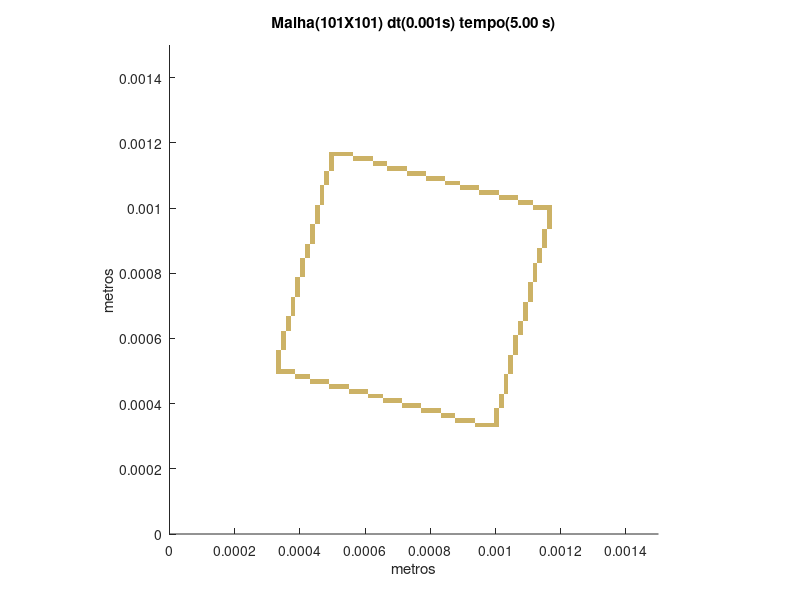

The MATLAB script that drew this image:
set (gca,'PlotBoxAspectRatio',[1 1 1],'Xlim',[0,0.0015],'Ylim',[0,0.0015])
hold on
title('Malha(101X101) dt(0.001s) tempo(5.00 s)')
hold on
ylabel('metros')
hold on
xlabel('metros')
hold on

fill([0.000935643564356436 0.000935643564356436 0.00095049504950495 0.00095049504950495],[0.000326732673267327 0.000341584158415842 0.000341584158415842 0.000326732673267327],[0.8,0.7,0.4],'LineStyle','none')

fill([0.00095049504950495 0.00095049504950495 0.000965346534653465 0.000965346534653465],[0.000326732673267327 0.000341584158415842 0.000341584158415842 0.000326732673267327],[0.8,0.7,0.4],'LineStyle','none')

fill([0.000965346534653465 0.000965346534653465 0.00098019801980198 0.00098019801980198],[0.000326732673267327 0.000341584158415842 0.000341584158415842 0.000326732673267327],[0.8,0.7,0.4],'LineStyle','none')

fill([0.00098019801980198 0.00098019801980198 0.000995049504950495 0.000995049504950495],[0.000326732673267327 0.000341584158415842 0.000341584158415842 0.000326732673267327],[0.8,0.7,0.4],'LineStyle','none')

fill([0.000995049504950495 0.000995049504950495 0.00100990099009901 0.00100990099009901],[0.000326732673267327 0.000341584158415842 0.000341584158415842 0.000326732673267327],[0.8,0.7,0.4],'LineStyle','none')

fill([0.000876237623762376 0.000876237623762376 0.000891089108910891 0.000891089108910891],[0.000341584158415842 0.000356435643564356 0.000356435643564356 0.000341584158415842],[0.8,0.7,0.4],'LineStyle','none')

fill([0.000891089108910891 0.000891089108910891 0.000905940594059406 0.000905940594059406],[0.000341584158415842 0.000356435643564356 0.000356435643564356 0.000341584158415842],[0.8,0.7,0.4],'LineStyle','none')

fill([0.000905940594059406 0.000905940594059406 0.000920792079207921 0.000920792079207921],[0.000341584158415842 0.000356435643564356 0.000356435643564356 0.000341584158415842],[0.8,0.7,0.4],'LineStyle','none')

fill([0.000920792079207921 0.000920792079207921 0.000935643564356436 0.000935643564356436],[0.000341584158415842 0.000356435643564356 0.000356435643564356 0.000341584158415842],[0.8,0.7,0.4],'LineStyle','none')

fill([0.000995049504950495 0.000995049504950495 0.00100990099009901 0.00100990099009901],[0.000341584158415842 0.000356435643564356 0.000356435643564356 0.000341584158415842],[0.8,0.7,0.4],'LineStyle','none')

fill([0.000831683168316832 0.000831683168316832 0.000846534653465347 0.000846534653465347],[0.000356435643564356 0.000371287128712871 0.000371287128712871 0.000356435643564356],[0.8,0.7,0.4],'LineStyle','none')

fill([0.000846534653465347 0.000846534653465347 0.000861386138613861 0.000861386138613861],[0.000356435643564356 0.000371287128712871 0.000371287128712871 0.000356435643564356],[0.8,0.7,0.4],'LineStyle','none')

fill([0.000861386138613861 0.000861386138613861 0.000876237623762376 0.000876237623762376],[0.000356435643564356 0.000371287128712871 0.000371287128712871 0.000356435643564356],[0.8,0.7,0.4],'LineStyle','none')

fill([0.000995049504950495 0.000995049504950495 0.00100990099009901 0.00100990099009901],[0.000356435643564356 0.000371287128712871 0.000371287128712871 0.000356435643564356],[0.8,0.7,0.4],'LineStyle','none')

fill([0.000772277227722772 0.000772277227722772 0.000787128712871287 0.000787128712871287],[0.000371287128712871 0.000386138613861386 0.000386138613861386 0.000371287128712871],[0.8,0.7,0.4],'LineStyle','none')

fill([0.000787128712871287 0.000787128712871287 0.000801980198019802 0.000801980198019802],[0.000371287128712871 0.000386138613861386 0.000386138613861386 0.000371287128712871],[0.8,0.7,0.4],'LineStyle','none')

fill([0.000801980198019802 0.000801980198019802 0.000816831683168317 0.000816831683168317],[0.000371287128712871 0.000386138613861386 0.000386138613861386 0.000371287128712871],[0.8,0.7,0.4],'LineStyle','none')

fill([0.000816831683168317 0.000816831683168317 0.000831683168316832 0.000831683168316832],[0.000371287128712871 0.000386138613861386 0.000386138613861386 0.000371287128712871],[0.8,0.7,0.4],'LineStyle','none')

fill([0.000995049504950495 0.000995049504950495 0.00100990099009901 0.00100990099009901],[0.000371287128712871 0.000386138613861386 0.000386138613861386 0.000371287128712871],[0.8,0.7,0.4],'LineStyle','none')

fill([0.000712871287128713 0.000712871287128713 0.000727722772277228 0.000727722772277228],[0.000386138613861386 0.000400990099009901 0.000400990099009901 0.000386138613861386],[0.8,0.7,0.4],'LineStyle','none')

fill([0.000727722772277228 0.000727722772277228 0.000742574257425743 0.000742574257425743],[0.000386138613861386 0.000400990099009901 0.000400990099009901 0.000386138613861386],[0.8,0.7,0.4],'LineStyle','none')

fill([0.000742574257425743 0.000742574257425743 0.000757425742574257 0.000757425742574257],[0.000386138613861386 0.000400990099009901 0.000400990099009901 0.000386138613861386],[0.8,0.7,0.4],'LineStyle','none')

fill([0.000757425742574257 0.000757425742574257 0.000772277227722772 0.000772277227722772],[0.000386138613861386 0.000400990099009901 0.000400990099009901 0.000386138613861386],[0.8,0.7,0.4],'LineStyle','none')

fill([0.00100990099009901 0.00100990099009901 0.00102475247524752 0.00102475247524752],[0.000386138613861386 0.000400990099009901 0.000400990099009901 0.000386138613861386],[0.8,0.7,0.4],'LineStyle','none')

fill([0.000653465346534653 0.000653465346534653 0.000668316831683168 0.000668316831683168],[0.000400990099009901 0.000415841584158416 0.000415841584158416 0.000400990099009901],[0.8,0.7,0.4],'LineStyle','none')

fill([0.000668316831683168 0.000668316831683168 0.000683168316831683 0.000683168316831683],[0.000400990099009901 0.000415841584158416 0.000415841584158416 0.000400990099009901],[0.8,0.7,0.4],'LineStyle','none')

fill([0.000683168316831683 0.000683168316831683 0.000698019801980198 0.000698019801980198],[0.000400990099009901 0.000415841584158416 0.000415841584158416 0.000400990099009901],[0.8,0.7,0.4],'LineStyle','none')

fill([0.000698019801980198 0.000698019801980198 0.000712871287128713 0.000712871287128713],[0.000400990099009901 0.000415841584158416 0.000415841584158416 0.000400990099009901],[0.8,0.7,0.4],'LineStyle','none')

fill([0.00100990099009901 0.00100990099009901 0.00102475247524752 0.00102475247524752],[0.000400990099009901 0.000415841584158416 0.000415841584158416 0.000400990099009901],[0.8,0.7,0.4],'LineStyle','none')

fill([0.000608910891089109 0.000608910891089109 0.000623762376237624 0.000623762376237624],[0.000415841584158416 0.000430693069306931 0.000430693069306931 0.000415841584158416],[0.8,0.7,0.4],'LineStyle','none')

fill([0.000623762376237624 0.000623762376237624 0.000638613861386139 0.000638613861386139],[0.000415841584158416 0.000430693069306931 0.000430693069306931 0.000415841584158416],[0.8,0.7,0.4],'LineStyle','none')

fill([0.000638613861386139 0.000638613861386139 0.000653465346534653 0.000653465346534653],[0.000415841584158416 0.000430693069306931 0.000430693069306931 0.000415841584158416],[0.8,0.7,0.4],'LineStyle','none')

fill([0.00100990099009901 0.00100990099009901 0.00102475247524752 0.00102475247524752],[0.000415841584158416 0.000430693069306931 0.000430693069306931 0.000415841584158416],[0.8,0.7,0.4],'LineStyle','none')

fill([0.000549504950495049 0.000549504950495049 0.000564356435643564 0.000564356435643564],[0.000430693069306931 0.000445544554455446 0.000445544554455446 0.000430693069306931],[0.8,0.7,0.4],'LineStyle','none')

fill([0.000564356435643564 0.000564356435643564 0.000579207920792079 0.000579207920792079],[0.000430693069306931 0.000445544554455446 0.000445544554455446 0.000430693069306931],[0.8,0.7,0.4],'LineStyle','none')

fill([0.000579207920792079 0.000579207920792079 0.000594059405940594 0.000594059405940594],[0.000430693069306931 0.000445544554455446 0.000445544554455446 0.000430693069306931],[0.8,0.7,0.4],'LineStyle','none')

fill([0.000594059405940594 0.000594059405940594 0.000608910891089109 0.000608910891089109],[0.000430693069306931 0.000445544554455446 0.000445544554455446 0.000430693069306931],[0.8,0.7,0.4],'LineStyle','none')

fill([0.00102475247524752 0.00102475247524752 0.00103960396039604 0.00103960396039604],[0.000430693069306931 0.000445544554455446 0.000445544554455446 0.000430693069306931],[0.8,0.7,0.4],'LineStyle','none')

fill([0.00049009900990099 0.00049009900990099 0.000504950495049505 0.000504950495049505],[0.000445544554455446 0.00046039603960396 0.00046039603960396 0.000445544554455446],[0.8,0.7,0.4],'LineStyle','none')

fill([0.000504950495049505 0.000504950495049505 0.00051980198019802 0.00051980198019802],[0.000445544554455446 0.00046039603960396 0.00046039603960396 0.000445544554455446],[0.8,0.7,0.4],'LineStyle','none')

fill([0.00051980198019802 0.00051980198019802 0.000534653465346535 0.000534653465346535],[0.000445544554455446 0.00046039603960396 0.00046039603960396 0.000445544554455446],[0.8,0.7,0.4],'LineStyle','none')

fill([0.000534653465346535 0.000534653465346535 0.000549504950495049 0.000549504950495049],[0.000445544554455446 0.00046039603960396 0.00046039603960396 0.000445544554455446],[0.8,0.7,0.4],'LineStyle','none')

fill([0.00102475247524752 0.00102475247524752 0.00103960396039604 0.00103960396039604],[0.000445544554455446 0.00046039603960396 0.00046039603960396 0.000445544554455446],[0.8,0.7,0.4],'LineStyle','none')

fill([0.000430693069306931 0.000430693069306931 0.000445544554455446 0.000445544554455446],[0.00046039603960396 0.000475247524752475 0.000475247524752475 0.00046039603960396],[0.8,0.7,0.4],'LineStyle','none')

fill([0.000445544554455446 0.000445544554455446 0.00046039603960396 0.00046039603960396],[0.00046039603960396 0.000475247524752475 0.000475247524752475 0.00046039603960396],[0.8,0.7,0.4],'LineStyle','none')

fill([0.00046039603960396 0.00046039603960396 0.000475247524752475 0.000475247524752475],[0.00046039603960396 0.000475247524752475 0.000475247524752475 0.00046039603960396],[0.8,0.7,0.4],'LineStyle','none')

fill([0.000475247524752475 0.000475247524752475 0.00049009900990099 0.00049009900990099],[0.00046039603960396 0.000475247524752475 0.000475247524752475 0.00046039603960396],[0.8,0.7,0.4],'LineStyle','none')

fill([0.00102475247524752 0.00102475247524752 0.00103960396039604 0.00103960396039604],[0.00046039603960396 0.000475247524752475 0.000475247524752475 0.00046039603960396],[0.8,0.7,0.4],'LineStyle','none')

fill([0.000386138613861386 0.000386138613861386 0.000400990099009901 0.000400990099009901],[0.000475247524752475 0.00049009900990099 0.00049009900990099 0.000475247524752475],[0.8,0.7,0.4],'LineStyle','none')

fill([0.000400990099009901 0.000400990099009901 0.000415841584158416 0.000415841584158416],[0.000475247524752475 0.00049009900990099 0.00049009900990099 0.000475247524752475],[0.8,0.7,0.4],'LineStyle','none')

fill([0.000415841584158416 0.000415841584158416 0.000430693069306931 0.000430693069306931],[0.000475247524752475 0.00049009900990099 0.00049009900990099 0.000475247524752475],[0.8,0.7,0.4],'LineStyle','none')

fill([0.00102475247524752 0.00102475247524752 0.00103960396039604 0.00103960396039604],[0.000475247524752475 0.00049009900990099 0.00049009900990099 0.000475247524752475],[0.8,0.7,0.4],'LineStyle','none')

fill([0.000326732673267327 0.000326732673267327 0.000341584158415842 0.000341584158415842],[0.00049009900990099 0.000504950495049505 0.000504950495049505 0.00049009900990099],[0.8,0.7,0.4],'LineStyle','none')

fill([0.000341584158415842 0.000341584158415842 0.000356435643564356 0.000356435643564356],[0.00049009900990099 0.000504950495049505 0.000504950495049505 0.00049009900990099],[0.8,0.7,0.4],'LineStyle','none')

fill([0.000356435643564356 0.000356435643564356 0.000371287128712871 0.000371287128712871],[0.00049009900990099 0.000504950495049505 0.000504950495049505 0.00049009900990099],[0.8,0.7,0.4],'LineStyle','none')

fill([0.000371287128712871 0.000371287128712871 0.000386138613861386 0.000386138613861386],[0.00049009900990099 0.000504950495049505 0.000504950495049505 0.00049009900990099],[0.8,0.7,0.4],'LineStyle','none')

fill([0.00103960396039604 0.00103960396039604 0.00105445544554455 0.00105445544554455],[0.00049009900990099 0.000504950495049505 0.000504950495049505 0.00049009900990099],[0.8,0.7,0.4],'LineStyle','none')

fill([0.000326732673267327 0.000326732673267327 0.000341584158415842 0.000341584158415842],[0.000504950495049505 0.00051980198019802 0.00051980198019802 0.000504950495049505],[0.8,0.7,0.4],'LineStyle','none')

fill([0.00103960396039604 0.00103960396039604 0.00105445544554455 0.00105445544554455],[0.000504950495049505 0.00051980198019802 0.00051980198019802 0.000504950495049505],[0.8,0.7,0.4],'LineStyle','none')

fill([0.000326732673267327 0.000326732673267327 0.000341584158415842 0.000341584158415842],[0.00051980198019802 0.000534653465346535 0.000534653465346535 0.00051980198019802],[0.8,0.7,0.4],'LineStyle','none')

fill([0.00103960396039604 0.00103960396039604 0.00105445544554455 0.00105445544554455],[0.00051980198019802 0.000534653465346535 0.000534653465346535 0.00051980198019802],[0.8,0.7,0.4],'LineStyle','none')

fill([0.000326732673267327 0.000326732673267327 0.000341584158415842 0.000341584158415842],[0.000534653465346535 0.000549504950495049 0.000549504950495049 0.000534653465346535],[0.8,0.7,0.4],'LineStyle','none')

fill([0.00103960396039604 0.00103960396039604 0.00105445544554455 0.00105445544554455],[0.000534653465346535 0.000549504950495049 0.000549504950495049 0.000534653465346535],[0.8,0.7,0.4],'LineStyle','none')

fill([0.000326732673267327 0.000326732673267327 0.000341584158415842 0.000341584158415842],[0.000549504950495049 0.000564356435643564 0.000564356435643564 0.000549504950495049],[0.8,0.7,0.4],'LineStyle','none')

fill([0.00105445544554455 0.00105445544554455 0.00106930693069307 0.00106930693069307],[0.000549504950495049 0.000564356435643564 0.000564356435643564 0.000549504950495049],[0.8,0.7,0.4],'LineStyle','none')

fill([0.000341584158415842 0.000341584158415842 0.000356435643564356 0.000356435643564356],[0.000564356435643564 0.000579207920792079 0.000579207920792079 0.000564356435643564],[0.8,0.7,0.4],'LineStyle','none')

fill([0.00105445544554455 0.00105445544554455 0.00106930693069307 0.00106930693069307],[0.000564356435643564 0.000579207920792079 0.000579207920792079 0.000564356435643564],[0.8,0.7,0.4],'LineStyle','none')

fill([0.000341584158415842 0.000341584158415842 0.000356435643564356 0.000356435643564356],[0.000579207920792079 0.000594059405940594 0.000594059405940594 0.000579207920792079],[0.8,0.7,0.4],'LineStyle','none')

fill([0.00105445544554455 0.00105445544554455 0.00106930693069307 0.00106930693069307],[0.000579207920792079 0.000594059405940594 0.000594059405940594 0.000579207920792079],[0.8,0.7,0.4],'LineStyle','none')

fill([0.000341584158415842 0.000341584158415842 0.000356435643564356 0.000356435643564356],[0.000594059405940594 0.000608910891089109 0.000608910891089109 0.000594059405940594],[0.8,0.7,0.4],'LineStyle','none')

fill([0.00105445544554455 0.00105445544554455 0.00106930693069307 0.00106930693069307],[0.000594059405940594 0.000608910891089109 0.000608910891089109 0.000594059405940594],[0.8,0.7,0.4],'LineStyle','none')

fill([0.000341584158415842 0.000341584158415842 0.000356435643564356 0.000356435643564356],[0.000608910891089109 0.000623762376237624 0.000623762376237624 0.000608910891089109],[0.8,0.7,0.4],'LineStyle','none')

fill([0.00106930693069307 0.00106930693069307 0.00108415841584158 0.00108415841584158],[0.000608910891089109 0.000623762376237624 0.000623762376237624 0.000608910891089109],[0.8,0.7,0.4],'LineStyle','none')

fill([0.000356435643564356 0.000356435643564356 0.000371287128712871 0.000371287128712871],[0.000623762376237624 0.000638613861386139 0.000638613861386139 0.000623762376237624],[0.8,0.7,0.4],'LineStyle','none')

fill([0.00106930693069307 0.00106930693069307 0.00108415841584158 0.00108415841584158],[0.000623762376237624 0.000638613861386139 0.000638613861386139 0.000623762376237624],[0.8,0.7,0.4],'LineStyle','none')

fill([0.000356435643564356 0.000356435643564356 0.000371287128712871 0.000371287128712871],[0.000638613861386139 0.000653465346534653 0.000653465346534653 0.000638613861386139],[0.8,0.7,0.4],'LineStyle','none')

fill([0.00106930693069307 0.00106930693069307 0.00108415841584158 0.00108415841584158],[0.000638613861386139 0.000653465346534653 0.000653465346534653 0.000638613861386139],[0.8,0.7,0.4],'LineStyle','none')

fill([0.000356435643564356 0.000356435643564356 0.000371287128712871 0.000371287128712871],[0.000653465346534653 0.000668316831683168 0.000668316831683168 0.000653465346534653],[0.8,0.7,0.4],'LineStyle','none')

fill([0.00108415841584158 0.00108415841584158 0.0010990099009901 0.0010990099009901],[0.000653465346534653 0.000668316831683168 0.000668316831683168 0.000653465346534653],[0.8,0.7,0.4],'LineStyle','none')

fill([0.000371287128712871 0.000371287128712871 0.000386138613861386 0.000386138613861386],[0.000668316831683168 0.000683168316831683 0.000683168316831683 0.000668316831683168],[0.8,0.7,0.4],'LineStyle','none')

fill([0.00108415841584158 0.00108415841584158 0.0010990099009901 0.0010990099009901],[0.000668316831683168 0.000683168316831683 0.000683168316831683 0.000668316831683168],[0.8,0.7,0.4],'LineStyle','none')

fill([0.000371287128712871 0.000371287128712871 0.000386138613861386 0.000386138613861386],[0.000683168316831683 0.000698019801980198 0.000698019801980198 0.000683168316831683],[0.8,0.7,0.4],'LineStyle','none')

fill([0.00108415841584158 0.00108415841584158 0.0010990099009901 0.0010990099009901],[0.000683168316831683 0.000698019801980198 0.000698019801980198 0.000683168316831683],[0.8,0.7,0.4],'LineStyle','none')

fill([0.000371287128712871 0.000371287128712871 0.000386138613861386 0.000386138613861386],[0.000698019801980198 0.000712871287128713 0.000712871287128713 0.000698019801980198],[0.8,0.7,0.4],'LineStyle','none')

fill([0.00108415841584158 0.00108415841584158 0.0010990099009901 0.0010990099009901],[0.000698019801980198 0.000712871287128713 0.000712871287128713 0.000698019801980198],[0.8,0.7,0.4],'LineStyle','none')

fill([0.000371287128712871 0.000371287128712871 0.000386138613861386 0.000386138613861386],[0.000712871287128713 0.000727722772277228 0.000727722772277228 0.000712871287128713],[0.8,0.7,0.4],'LineStyle','none')

fill([0.0010990099009901 0.0010990099009901 0.00111386138613861 0.00111386138613861],[0.000712871287128713 0.000727722772277228 0.000727722772277228 0.000712871287128713],[0.8,0.7,0.4],'LineStyle','none')

fill([0.000386138613861386 0.000386138613861386 0.000400990099009901 0.000400990099009901],[0.000727722772277228 0.000742574257425743 0.000742574257425743 0.000727722772277228],[0.8,0.7,0.4],'LineStyle','none')

fill([0.0010990099009901 0.0010990099009901 0.00111386138613861 0.00111386138613861],[0.000727722772277228 0.000742574257425743 0.000742574257425743 0.000727722772277228],[0.8,0.7,0.4],'LineStyle','none')

fill([0.000386138613861386 0.000386138613861386 0.000400990099009901 0.000400990099009901],[0.000742574257425743 0.000757425742574257 0.000757425742574257 0.000742574257425743],[0.8,0.7,0.4],'LineStyle','none')

fill([0.0010990099009901 0.0010990099009901 0.00111386138613861 0.00111386138613861],[0.000742574257425743 0.000757425742574257 0.000757425742574257 0.000742574257425743],[0.8,0.7,0.4],'LineStyle','none')

fill([0.000386138613861386 0.000386138613861386 0.000400990099009901 0.000400990099009901],[0.000757425742574257 0.000772277227722772 0.000772277227722772 0.000757425742574257],[0.8,0.7,0.4],'LineStyle','none')

fill([0.0010990099009901 0.0010990099009901 0.00111386138613861 0.00111386138613861],[0.000757425742574257 0.000772277227722772 0.000772277227722772 0.000757425742574257],[0.8,0.7,0.4],'LineStyle','none')

fill([0.000386138613861386 0.000386138613861386 0.000400990099009901 0.000400990099009901],[0.000772277227722772 0.000787128712871287 0.000787128712871287 0.000772277227722772],[0.8,0.7,0.4],'LineStyle','none')

fill([0.00111386138613861 0.00111386138613861 0.00112871287128713 0.00112871287128713],[0.000772277227722772 0.000787128712871287 0.000787128712871287 0.000772277227722772],[0.8,0.7,0.4],'LineStyle','none')

fill([0.000400990099009901 0.000400990099009901 0.000415841584158416 0.000415841584158416],[0.000787128712871287 0.000801980198019802 0.000801980198019802 0.000787128712871287],[0.8,0.7,0.4],'LineStyle','none')

fill([0.00111386138613861 0.00111386138613861 0.00112871287128713 0.00112871287128713],[0.000787128712871287 0.000801980198019802 0.000801980198019802 0.000787128712871287],[0.8,0.7,0.4],'LineStyle','none')

fill([0.000400990099009901 0.000400990099009901 0.000415841584158416 0.000415841584158416],[0.000801980198019802 0.000816831683168317 0.000816831683168317 0.000801980198019802],[0.8,0.7,0.4],'LineStyle','none')

fill([0.00111386138613861 0.00111386138613861 0.00112871287128713 0.00112871287128713],[0.000801980198019802 0.000816831683168317 0.000816831683168317 0.000801980198019802],[0.8,0.7,0.4],'LineStyle','none')

fill([0.000400990099009901 0.000400990099009901 0.000415841584158416 0.000415841584158416],[0.000816831683168317 0.000831683168316832 0.000831683168316832 0.000816831683168317],[0.8,0.7,0.4],'LineStyle','none')

fill([0.00111386138613861 0.00111386138613861 0.00112871287128713 0.00112871287128713],[0.000816831683168317 0.000831683168316832 0.000831683168316832 0.000816831683168317],[0.8,0.7,0.4],'LineStyle','none')

fill([0.000400990099009901 0.000400990099009901 0.000415841584158416 0.000415841584158416],[0.000831683168316832 0.000846534653465347 0.000846534653465347 0.000831683168316832],[0.8,0.7,0.4],'LineStyle','none')

fill([0.00112871287128713 0.00112871287128713 0.00114356435643564 0.00114356435643564],[0.000831683168316832 0.000846534653465347 0.000846534653465347 0.000831683168316832],[0.8,0.7,0.4],'LineStyle','none')

fill([0.000415841584158416 0.000415841584158416 0.000430693069306931 0.000430693069306931],[0.000846534653465347 0.000861386138613861 0.000861386138613861 0.000846534653465347],[0.8,0.7,0.4],'LineStyle','none')

fill([0.00112871287128713 0.00112871287128713 0.00114356435643564 0.00114356435643564],[0.000846534653465347 0.000861386138613861 0.000861386138613861 0.000846534653465347],[0.8,0.7,0.4],'LineStyle','none')

fill([0.000415841584158416 0.000415841584158416 0.000430693069306931 0.000430693069306931],[0.000861386138613861 0.000876237623762376 0.000876237623762376 0.000861386138613861],[0.8,0.7,0.4],'LineStyle','none')

fill([0.00112871287128713 0.00112871287128713 0.00114356435643564 0.00114356435643564],[0.000861386138613861 0.000876237623762376 0.000876237623762376 0.000861386138613861],[0.8,0.7,0.4],'LineStyle','none')

fill([0.000415841584158416 0.000415841584158416 0.000430693069306931 0.000430693069306931],[0.000876237623762376 0.000891089108910891 0.000891089108910891 0.000876237623762376],[0.8,0.7,0.4],'LineStyle','none')

fill([0.00114356435643564 0.00114356435643564 0.00115841584158416 0.00115841584158416],[0.000876237623762376 0.000891089108910891 0.000891089108910891 0.000876237623762376],[0.8,0.7,0.4],'LineStyle','none')

fill([0.000430693069306931 0.000430693069306931 0.000445544554455446 0.000445544554455446],[0.000891089108910891 0.000905940594059406 0.000905940594059406 0.000891089108910891],[0.8,0.7,0.4],'LineStyle','none')

fill([0.00114356435643564 0.00114356435643564 0.00115841584158416 0.00115841584158416],[0.000891089108910891 0.000905940594059406 0.000905940594059406 0.000891089108910891],[0.8,0.7,0.4],'LineStyle','none')

fill([0.000430693069306931 0.000430693069306931 0.000445544554455446 0.000445544554455446],[0.000905940594059406 0.000920792079207921 0.000920792079207921 0.000905940594059406],[0.8,0.7,0.4],'LineStyle','none')

fill([0.00114356435643564 0.00114356435643564 0.00115841584158416 0.00115841584158416],[0.000905940594059406 0.000920792079207921 0.000920792079207921 0.000905940594059406],[0.8,0.7,0.4],'LineStyle','none')

fill([0.000430693069306931 0.000430693069306931 0.000445544554455446 0.000445544554455446],[0.000920792079207921 0.000935643564356436 0.000935643564356436 0.000920792079207921],[0.8,0.7,0.4],'LineStyle','none')

fill([0.00114356435643564 0.00114356435643564 0.00115841584158416 0.00115841584158416],[0.000920792079207921 0.000935643564356436 0.000935643564356436 0.000920792079207921],[0.8,0.7,0.4],'LineStyle','none')

fill([0.000430693069306931 0.000430693069306931 0.000445544554455446 0.000445544554455446],[0.000935643564356436 0.00095049504950495 0.00095049504950495 0.000935643564356436],[0.8,0.7,0.4],'LineStyle','none')

fill([0.00115841584158416 0.00115841584158416 0.00117326732673267 0.00117326732673267],[0.000935643564356436 0.00095049504950495 0.00095049504950495 0.000935643564356436],[0.8,0.7,0.4],'LineStyle','none')

fill([0.000445544554455446 0.000445544554455446 0.00046039603960396 0.00046039603960396],[0.00095049504950495 0.000965346534653465 0.000965346534653465 0.00095049504950495],[0.8,0.7,0.4],'LineStyle','none')

fill([0.00115841584158416 0.00115841584158416 0.00117326732673267 0.00117326732673267],[0.00095049504950495 0.000965346534653465 0.000965346534653465 0.00095049504950495],[0.8,0.7,0.4],'LineStyle','none')

fill([0.000445544554455446 0.000445544554455446 0.00046039603960396 0.00046039603960396],[0.000965346534653465 0.00098019801980198 0.00098019801980198 0.000965346534653465],[0.8,0.7,0.4],'LineStyle','none')

fill([0.00115841584158416 0.00115841584158416 0.00117326732673267 0.00117326732673267],[0.000965346534653465 0.00098019801980198 0.00098019801980198 0.000965346534653465],[0.8,0.7,0.4],'LineStyle','none')

fill([0.000445544554455446 0.000445544554455446 0.00046039603960396 0.00046039603960396],[0.00098019801980198 0.000995049504950495 0.000995049504950495 0.00098019801980198],[0.8,0.7,0.4],'LineStyle','none')

fill([0.00115841584158416 0.00115841584158416 0.00117326732673267 0.00117326732673267],[0.00098019801980198 0.000995049504950495 0.000995049504950495 0.00098019801980198],[0.8,0.7,0.4],'LineStyle','none')

fill([0.000445544554455446 0.000445544554455446 0.00046039603960396 0.00046039603960396],[0.000995049504950495 0.00100990099009901 0.00100990099009901 0.000995049504950495],[0.8,0.7,0.4],'LineStyle','none')

fill([0.00111386138613861 0.00111386138613861 0.00112871287128713 0.00112871287128713],[0.000995049504950495 0.00100990099009901 0.00100990099009901 0.000995049504950495],[0.8,0.7,0.4],'LineStyle','none')

fill([0.00112871287128713 0.00112871287128713 0.00114356435643564 0.00114356435643564],[0.000995049504950495 0.00100990099009901 0.00100990099009901 0.000995049504950495],[0.8,0.7,0.4],'LineStyle','none')

fill([0.00114356435643564 0.00114356435643564 0.00115841584158416 0.00115841584158416],[0.000995049504950495 0.00100990099009901 0.00100990099009901 0.000995049504950495],[0.8,0.7,0.4],'LineStyle','none')

fill([0.00115841584158416 0.00115841584158416 0.00117326732673267 0.00117326732673267],[0.000995049504950495 0.00100990099009901 0.00100990099009901 0.000995049504950495],[0.8,0.7,0.4],'LineStyle','none')

fill([0.00046039603960396 0.00046039603960396 0.000475247524752475 0.000475247524752475],[0.00100990099009901 0.00102475247524752 0.00102475247524752 0.00100990099009901],[0.8,0.7,0.4],'LineStyle','none')

fill([0.00106930693069307 0.00106930693069307 0.00108415841584158 0.00108415841584158],[0.00100990099009901 0.00102475247524752 0.00102475247524752 0.00100990099009901],[0.8,0.7,0.4],'LineStyle','none')

fill([0.00108415841584158 0.00108415841584158 0.0010990099009901 0.0010990099009901],[0.00100990099009901 0.00102475247524752 0.00102475247524752 0.00100990099009901],[0.8,0.7,0.4],'LineStyle','none')

fill([0.0010990099009901 0.0010990099009901 0.00111386138613861 0.00111386138613861],[0.00100990099009901 0.00102475247524752 0.00102475247524752 0.00100990099009901],[0.8,0.7,0.4],'LineStyle','none')

fill([0.00046039603960396 0.00046039603960396 0.000475247524752475 0.000475247524752475],[0.00102475247524752 0.00103960396039604 0.00103960396039604 0.00102475247524752],[0.8,0.7,0.4],'LineStyle','none')

fill([0.00100990099009901 0.00100990099009901 0.00102475247524752 0.00102475247524752],[0.00102475247524752 0.00103960396039604 0.00103960396039604 0.00102475247524752],[0.8,0.7,0.4],'LineStyle','none')

fill([0.00102475247524752 0.00102475247524752 0.00103960396039604 0.00103960396039604],[0.00102475247524752 0.00103960396039604 0.00103960396039604 0.00102475247524752],[0.8,0.7,0.4],'LineStyle','none')

fill([0.00103960396039604 0.00103960396039604 0.00105445544554455 0.00105445544554455],[0.00102475247524752 0.00103960396039604 0.00103960396039604 0.00102475247524752],[0.8,0.7,0.4],'LineStyle','none')

fill([0.00105445544554455 0.00105445544554455 0.00106930693069307 0.00106930693069307],[0.00102475247524752 0.00103960396039604 0.00103960396039604 0.00102475247524752],[0.8,0.7,0.4],'LineStyle','none')

fill([0.00046039603960396 0.00046039603960396 0.000475247524752475 0.000475247524752475],[0.00103960396039604 0.00105445544554455 0.00105445544554455 0.00103960396039604],[0.8,0.7,0.4],'LineStyle','none')

fill([0.00095049504950495 0.00095049504950495 0.000965346534653465 0.000965346534653465],[0.00103960396039604 0.00105445544554455 0.00105445544554455 0.00103960396039604],[0.8,0.7,0.4],'LineStyle','none')

fill([0.000965346534653465 0.000965346534653465 0.00098019801980198 0.00098019801980198],[0.00103960396039604 0.00105445544554455 0.00105445544554455 0.00103960396039604],[0.8,0.7,0.4],'LineStyle','none')

fill([0.00098019801980198 0.00098019801980198 0.000995049504950495 0.000995049504950495],[0.00103960396039604 0.00105445544554455 0.00105445544554455 0.00103960396039604],[0.8,0.7,0.4],'LineStyle','none')

fill([0.000995049504950495 0.000995049504950495 0.00100990099009901 0.00100990099009901],[0.00103960396039604 0.00105445544554455 0.00105445544554455 0.00103960396039604],[0.8,0.7,0.4],'LineStyle','none')

fill([0.00046039603960396 0.00046039603960396 0.000475247524752475 0.000475247524752475],[0.00105445544554455 0.00106930693069307 0.00106930693069307 0.00105445544554455],[0.8,0.7,0.4],'LineStyle','none')

fill([0.000891089108910891 0.000891089108910891 0.000905940594059406 0.000905940594059406],[0.00105445544554455 0.00106930693069307 0.00106930693069307 0.00105445544554455],[0.8,0.7,0.4],'LineStyle','none')

fill([0.000905940594059406 0.000905940594059406 0.000920792079207921 0.000920792079207921],[0.00105445544554455 0.00106930693069307 0.00106930693069307 0.00105445544554455],[0.8,0.7,0.4],'LineStyle','none')

fill([0.000920792079207921 0.000920792079207921 0.000935643564356436 0.000935643564356436],[0.00105445544554455 0.00106930693069307 0.00106930693069307 0.00105445544554455],[0.8,0.7,0.4],'LineStyle','none')

fill([0.000935643564356436 0.000935643564356436 0.00095049504950495 0.00095049504950495],[0.00105445544554455 0.00106930693069307 0.00106930693069307 0.00105445544554455],[0.8,0.7,0.4],'LineStyle','none')

fill([0.000475247524752475 0.000475247524752475 0.00049009900990099 0.00049009900990099],[0.00106930693069307 0.00108415841584158 0.00108415841584158 0.00106930693069307],[0.8,0.7,0.4],'LineStyle','none')

fill([0.000846534653465347 0.000846534653465347 0.000861386138613861 0.000861386138613861],[0.00106930693069307 0.00108415841584158 0.00108415841584158 0.00106930693069307],[0.8,0.7,0.4],'LineStyle','none')

fill([0.000861386138613861 0.000861386138613861 0.000876237623762376 0.000876237623762376],[0.00106930693069307 0.00108415841584158 0.00108415841584158 0.00106930693069307],[0.8,0.7,0.4],'LineStyle','none')

fill([0.000876237623762376 0.000876237623762376 0.000891089108910891 0.000891089108910891],[0.00106930693069307 0.00108415841584158 0.00108415841584158 0.00106930693069307],[0.8,0.7,0.4],'LineStyle','none')

fill([0.000475247524752475 0.000475247524752475 0.00049009900990099 0.00049009900990099],[0.00108415841584158 0.0010990099009901 0.0010990099009901 0.00108415841584158],[0.8,0.7,0.4],'LineStyle','none')

fill([0.000787128712871287 0.000787128712871287 0.000801980198019802 0.000801980198019802],[0.00108415841584158 0.0010990099009901 0.0010990099009901 0.00108415841584158],[0.8,0.7,0.4],'LineStyle','none')

fill([0.000801980198019802 0.000801980198019802 0.000816831683168317 0.000816831683168317],[0.00108415841584158 0.0010990099009901 0.0010990099009901 0.00108415841584158],[0.8,0.7,0.4],'LineStyle','none')

fill([0.000816831683168317 0.000816831683168317 0.000831683168316832 0.000831683168316832],[0.00108415841584158 0.0010990099009901 0.0010990099009901 0.00108415841584158],[0.8,0.7,0.4],'LineStyle','none')

fill([0.000831683168316832 0.000831683168316832 0.000846534653465347 0.000846534653465347],[0.00108415841584158 0.0010990099009901 0.0010990099009901 0.00108415841584158],[0.8,0.7,0.4],'LineStyle','none')

fill([0.000475247524752475 0.000475247524752475 0.00049009900990099 0.00049009900990099],[0.0010990099009901 0.00111386138613861 0.00111386138613861 0.0010990099009901],[0.8,0.7,0.4],'LineStyle','none')

fill([0.000727722772277228 0.000727722772277228 0.000742574257425743 0.000742574257425743],[0.0010990099009901 0.00111386138613861 0.00111386138613861 0.0010990099009901],[0.8,0.7,0.4],'LineStyle','none')

fill([0.000742574257425743 0.000742574257425743 0.000757425742574257 0.000757425742574257],[0.0010990099009901 0.00111386138613861 0.00111386138613861 0.0010990099009901],[0.8,0.7,0.4],'LineStyle','none')

fill([0.000757425742574257 0.000757425742574257 0.000772277227722772 0.000772277227722772],[0.0010990099009901 0.00111386138613861 0.00111386138613861 0.0010990099009901],[0.8,0.7,0.4],'LineStyle','none')

fill([0.000772277227722772 0.000772277227722772 0.000787128712871287 0.000787128712871287],[0.0010990099009901 0.00111386138613861 0.00111386138613861 0.0010990099009901],[0.8,0.7,0.4],'LineStyle','none')

fill([0.00049009900990099 0.00049009900990099 0.000504950495049505 0.000504950495049505],[0.00111386138613861 0.00112871287128713 0.00112871287128713 0.00111386138613861],[0.8,0.7,0.4],'LineStyle','none')

fill([0.000668316831683168 0.000668316831683168 0.000683168316831683 0.000683168316831683],[0.00111386138613861 0.00112871287128713 0.00112871287128713 0.00111386138613861],[0.8,0.7,0.4],'LineStyle','none')

fill([0.000683168316831683 0.000683168316831683 0.000698019801980198 0.000698019801980198],[0.00111386138613861 0.00112871287128713 0.00112871287128713 0.00111386138613861],[0.8,0.7,0.4],'LineStyle','none')

fill([0.000698019801980198 0.000698019801980198 0.000712871287128713 0.000712871287128713],[0.00111386138613861 0.00112871287128713 0.00112871287128713 0.00111386138613861],[0.8,0.7,0.4],'LineStyle','none')

fill([0.000712871287128713 0.000712871287128713 0.000727722772277228 0.000727722772277228],[0.00111386138613861 0.00112871287128713 0.00112871287128713 0.00111386138613861],[0.8,0.7,0.4],'LineStyle','none')

fill([0.00049009900990099 0.00049009900990099 0.000504950495049505 0.000504950495049505],[0.00112871287128713 0.00114356435643564 0.00114356435643564 0.00112871287128713],[0.8,0.7,0.4],'LineStyle','none')

fill([0.000623762376237624 0.000623762376237624 0.000638613861386139 0.000638613861386139],[0.00112871287128713 0.00114356435643564 0.00114356435643564 0.00112871287128713],[0.8,0.7,0.4],'LineStyle','none')

fill([0.000638613861386139 0.000638613861386139 0.000653465346534653 0.000653465346534653],[0.00112871287128713 0.00114356435643564 0.00114356435643564 0.00112871287128713],[0.8,0.7,0.4],'LineStyle','none')

fill([0.000653465346534653 0.000653465346534653 0.000668316831683168 0.000668316831683168],[0.00112871287128713 0.00114356435643564 0.00114356435643564 0.00112871287128713],[0.8,0.7,0.4],'LineStyle','none')

fill([0.00049009900990099 0.00049009900990099 0.000504950495049505 0.000504950495049505],[0.00114356435643564 0.00115841584158416 0.00115841584158416 0.00114356435643564],[0.8,0.7,0.4],'LineStyle','none')

fill([0.000564356435643564 0.000564356435643564 0.000579207920792079 0.000579207920792079],[0.00114356435643564 0.00115841584158416 0.00115841584158416 0.00114356435643564],[0.8,0.7,0.4],'LineStyle','none')

fill([0.000579207920792079 0.000579207920792079 0.000594059405940594 0.000594059405940594],[0.00114356435643564 0.00115841584158416 0.00115841584158416 0.00114356435643564],[0.8,0.7,0.4],'LineStyle','none')

fill([0.000594059405940594 0.000594059405940594 0.000608910891089109 0.000608910891089109],[0.00114356435643564 0.00115841584158416 0.00115841584158416 0.00114356435643564],[0.8,0.7,0.4],'LineStyle','none')

fill([0.000608910891089109 0.000608910891089109 0.000623762376237624 0.000623762376237624],[0.00114356435643564 0.00115841584158416 0.00115841584158416 0.00114356435643564],[0.8,0.7,0.4],'LineStyle','none')

fill([0.00049009900990099 0.00049009900990099 0.000504950495049505 0.000504950495049505],[0.00115841584158416 0.00117326732673267 0.00117326732673267 0.00115841584158416],[0.8,0.7,0.4],'LineStyle','none')

fill([0.000504950495049505 0.000504950495049505 0.00051980198019802 0.00051980198019802],[0.00115841584158416 0.00117326732673267 0.00117326732673267 0.00115841584158416],[0.8,0.7,0.4],'LineStyle','none')

fill([0.00051980198019802 0.00051980198019802 0.000534653465346535 0.000534653465346535],[0.00115841584158416 0.00117326732673267 0.00117326732673267 0.00115841584158416],[0.8,0.7,0.4],'LineStyle','none')

fill([0.000534653465346535 0.000534653465346535 0.000549504950495049 0.000549504950495049],[0.00115841584158416 0.00117326732673267 0.00117326732673267 0.00115841584158416],[0.8,0.7,0.4],'LineStyle','none')

fill([0.000549504950495049 0.000549504950495049 0.000564356435643564 0.000564356435643564],[0.00115841584158416 0.00117326732673267 0.00117326732673267 0.00115841584158416],[0.8,0.7,0.4],'LineStyle','none')
